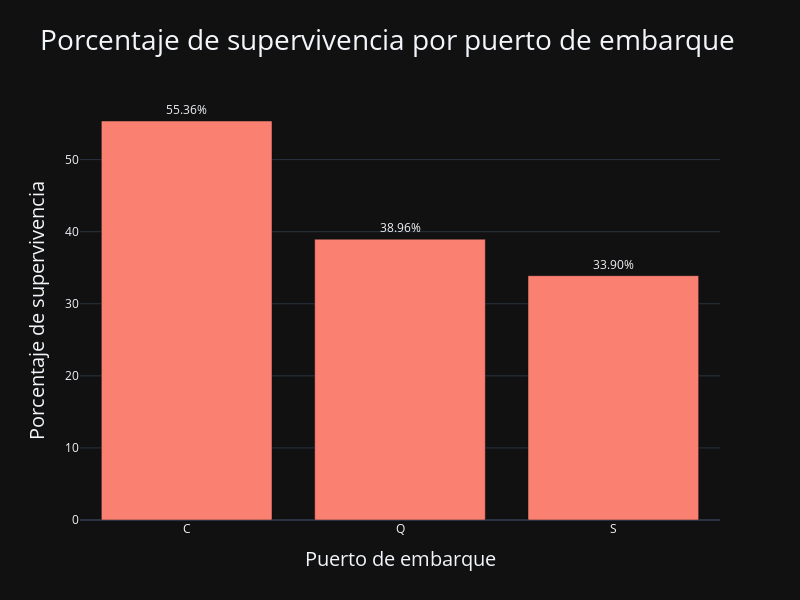

Source (notebook cell):
### Code cell
datos1 = pd.DataFrame({'Puerto': Superviviente_por_puerto.index, 'Porcentaje de supervivencia': Superviviente_por_puerto['Porcentaje_supervivientes']})

fig = px.bar(datos1, x='Puerto', y='Porcentaje de supervivencia', text='Porcentaje de supervivencia', title='Porcentaje de supervivencia por puerto de embarque', width=800, height=600, template="plotly_dark")
fig.update_traces(texttemplate='%{text:.2f}%', textposition='outside')
fig.update_xaxes(title_text='Puerto de embarque')
fig.update_yaxes(title_text='Porcentaje de supervivencia')
fig.update_traces(marker_color='#FA8072')
fig.update_layout(title_font_size=28, xaxis_title_font_size=20, yaxis_title_font_size=20)

fig.show()

### Figure 1 — Plotly figure (JSON) as saved in the notebook; plotly's stock layout.template omitted (floating-point values rounded to 4 significant figures)
{"data": [{"alignmentgroup": "True", "hovertemplate": "Puerto=%{x}<br>Porcentaje de supervivencia=%{text}<extra></extra>", "legendgroup": "", "marker": {"color": "#FA8072", "pattern": {"shape": ""}}, "name": "", "offsetgroup": "", "orientation": "v", "showlegend": false, "text": [55.36, 38.96, 33.9], "textposition": "outside", "texttemplate": "%{text:.2f}%", "type": "bar", "x": ["C", "Q", "S"], "xaxis": "x", "y": [55.36, 38.96, 33.9], "yaxis": "y"}], "layout": {"barmode": "relative", "height": 600, "legend": {"tracegroupgap": 0}, "title": {"font": {"size": 28}, "text": "Porcentaje de supervivencia por puerto de embarque"}, "width": 800, "xaxis": {"anchor": "y", "domain": [0, 1], "title": {"font": {"size": 20}, "text": "Puerto de embarque"}}, "yaxis": {"anchor": "x", "domain": [0, 1], "title": {"font": {"size": 20}, "text": "Porcentaje de supervivencia"}}}}
